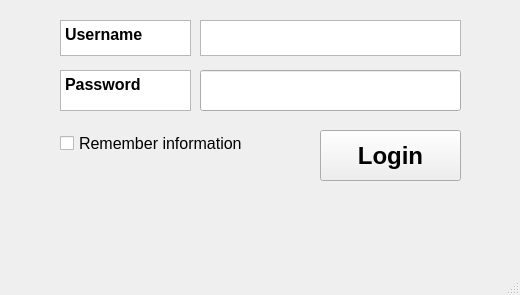
<?xml version="1.0" encoding="UTF-8"?>
<ui version="4.0">
 <class>MainWindow</class>
 <widget class="QMainWindow" name="MainWindow">
  <property name="enabled">
   <bool>true</bool>
  </property>
  <property name="geometry">
   <rect>
    <x>0</x>
    <y>0</y>
    <width>520</width>
    <height>295</height>
   </rect>
  </property>
  <property name="windowTitle">
   <string>MainWindow</string>
  </property>
  <widget class="QWidget" name="centralwidget">
   <widget class="QPushButton" name="login_button">
    <property name="geometry">
     <rect>
      <x>320</x>
      <y>130</y>
      <width>141</width>
      <height>51</height>
     </rect>
    </property>
    <property name="font">
     <font>
      <pointsize>18</pointsize>
      <weight>75</weight>
      <bold>true</bold>
     </font>
    </property>
    <property name="text">
     <string>Login</string>
    </property>
   </widget>
   <widget class="QTextBrowser" name="textBrowser">
    <property name="geometry">
     <rect>
      <x>60</x>
      <y>20</y>
      <width>131</width>
      <height>36</height>
     </rect>
    </property>
    <property name="html">
     <string>&lt;!DOCTYPE HTML PUBLIC &quot;-//W3C//DTD HTML 4.0//EN&quot; &quot;http://www.w3.org/TR/REC-html40/strict.dtd&quot;&gt;
&lt;html&gt;&lt;head&gt;&lt;meta name=&quot;qrichtext&quot; content=&quot;1&quot; /&gt;&lt;style type=&quot;text/css&quot;&gt;
p, li { white-space: pre-wrap; }
&lt;/style&gt;&lt;/head&gt;&lt;body style=&quot; font-family:'MS Shell Dlg 2'; font-size:7.8pt; font-weight:400; font-style:normal;&quot;&gt;
&lt;p style=&quot; margin-top:0px; margin-bottom:0px; margin-left:0px; margin-right:0px; -qt-block-indent:0; text-indent:0px;&quot;&gt;&lt;span style=&quot; font-size:12pt; font-weight:600;&quot;&gt;Username&lt;/span&gt;&lt;/p&gt;&lt;/body&gt;&lt;/html&gt;</string>
    </property>
   </widget>
   <widget class="QTextEdit" name="username_text">
    <property name="geometry">
     <rect>
      <x>200</x>
      <y>20</y>
      <width>261</width>
      <height>36</height>
     </rect>
    </property>
    <property name="html">
     <string>&lt;!DOCTYPE HTML PUBLIC &quot;-//W3C//DTD HTML 4.0//EN&quot; &quot;http://www.w3.org/TR/REC-html40/strict.dtd&quot;&gt;
&lt;html&gt;&lt;head&gt;&lt;meta name=&quot;qrichtext&quot; content=&quot;1&quot; /&gt;&lt;style type=&quot;text/css&quot;&gt;
p, li { white-space: pre-wrap; }
&lt;/style&gt;&lt;/head&gt;&lt;body style=&quot; font-family:'MS Shell Dlg 2'; font-size:7.8pt; font-weight:400; font-style:normal;&quot;&gt;
&lt;p style=&quot;-qt-paragraph-type:empty; margin-top:0px; margin-bottom:0px; margin-left:0px; margin-right:0px; -qt-block-indent:0; text-indent:0px;&quot;&gt;&lt;br /&gt;&lt;/p&gt;&lt;/body&gt;&lt;/html&gt;</string>
    </property>
   </widget>
   <widget class="QCheckBox" name="checkBox">
    <property name="enabled">
     <bool>true</bool>
    </property>
    <property name="geometry">
     <rect>
      <x>60</x>
      <y>130</y>
      <width>231</width>
      <height>26</height>
     </rect>
    </property>
    <property name="font">
     <font>
      <pointsize>12</pointsize>
     </font>
    </property>
    <property name="text">
     <string>Remember information</string>
    </property>
    <property name="checked">
     <bool>false</bool>
    </property>
   </widget>
   <widget class="QTextBrowser" name="textBrowser_2">
    <property name="geometry">
     <rect>
      <x>60</x>
      <y>70</y>
      <width>131</width>
      <height>41</height>
     </rect>
    </property>
    <property name="html">
     <string>&lt;!DOCTYPE HTML PUBLIC &quot;-//W3C//DTD HTML 4.0//EN&quot; &quot;http://www.w3.org/TR/REC-html40/strict.dtd&quot;&gt;
&lt;html&gt;&lt;head&gt;&lt;meta name=&quot;qrichtext&quot; content=&quot;1&quot; /&gt;&lt;style type=&quot;text/css&quot;&gt;
p, li { white-space: pre-wrap; }
&lt;/style&gt;&lt;/head&gt;&lt;body style=&quot; font-family:'MS Shell Dlg 2'; font-size:7.8pt; font-weight:400; font-style:normal;&quot;&gt;
&lt;p style=&quot; margin-top:0px; margin-bottom:0px; margin-left:0px; margin-right:0px; -qt-block-indent:0; text-indent:0px;&quot;&gt;&lt;span style=&quot; font-size:12pt; font-weight:600;&quot;&gt;Password&lt;/span&gt;&lt;/p&gt;&lt;/body&gt;&lt;/html&gt;</string>
    </property>
   </widget>
   <widget class="QLineEdit" name="password_text">
    <property name="enabled">
     <bool>true</bool>
    </property>
    <property name="geometry">
     <rect>
      <x>200</x>
      <y>70</y>
      <width>261</width>
      <height>41</height>
     </rect>
    </property>
    <property name="echoMode">
     <enum>QLineEdit::Password</enum>
    </property>
   </widget>
  </widget>
  <widget class="QMenuBar" name="menubar">
   <property name="geometry">
    <rect>
     <x>0</x>
     <y>0</y>
     <width>520</width>
     <height>26</height>
    </rect>
   </property>
  </widget>
  <widget class="QStatusBar" name="statusbar"/>
 </widget>
 <resources/>
 <connections/>
</ui>
